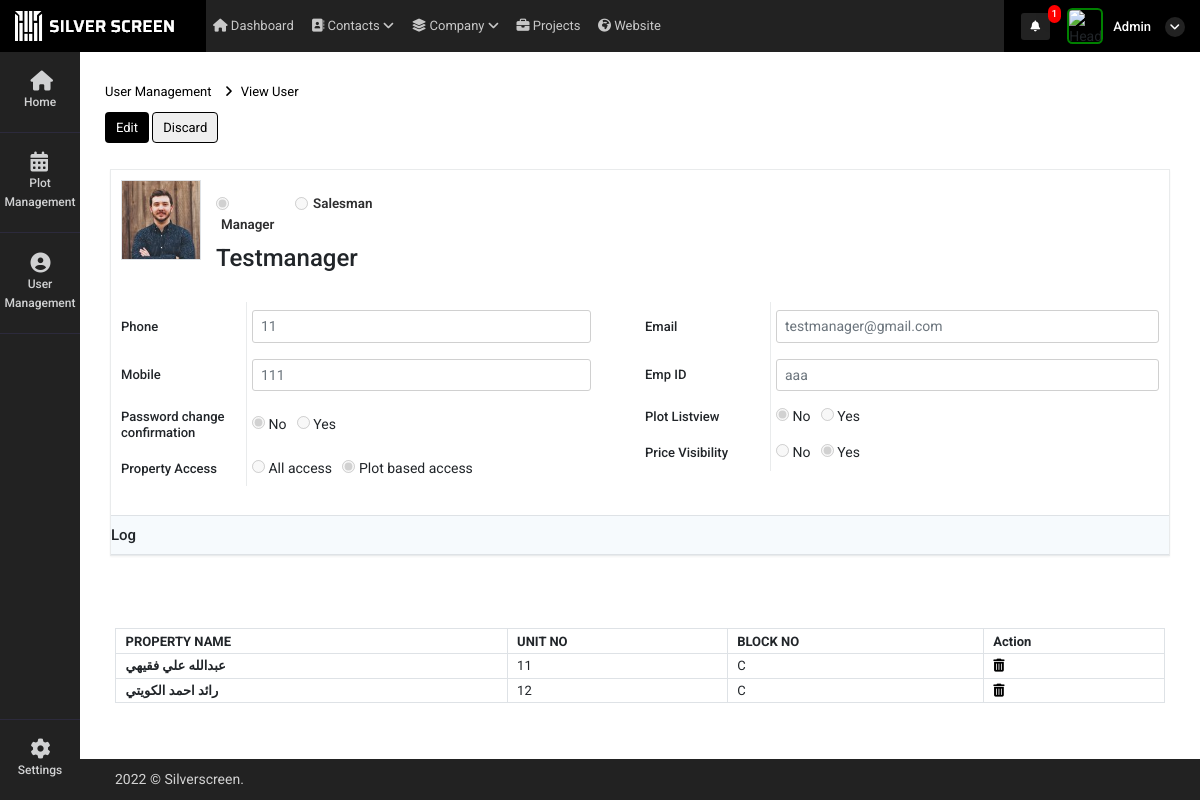
/user_edit?id=45 (signed in), run on an earlier commit of the app's database.
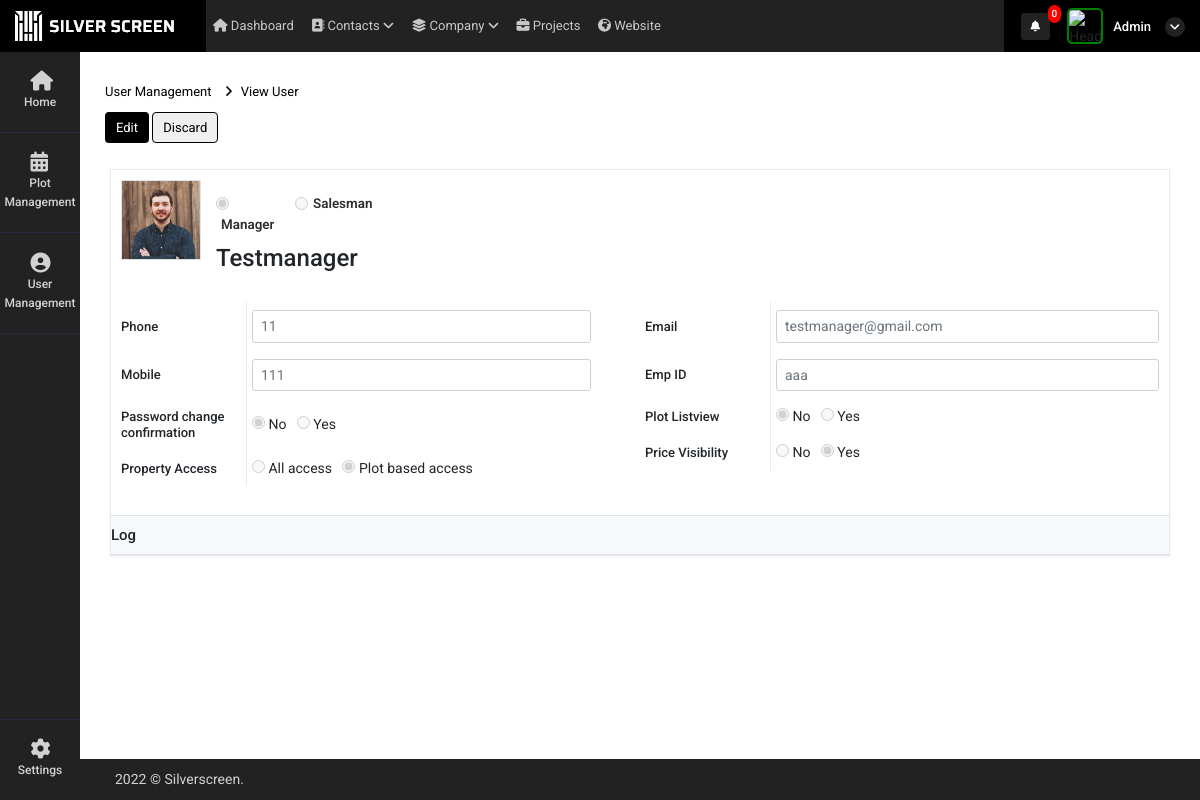
And on a later commit of the database.
### super_admin/models.py (models this page shows, shortened)
class common(models.Model):  # COMM0N
    dt = models.DateField(auto_now=True)
    tm = models.TimeField(auto_now=True)
    updated = models.DateTimeField(default=timezone.now)
    status = models.CharField(max_length=255, null=True)
    class Meta:
        abstract = True

class user_access_property_mapping(common):
    auth_user = models.ForeignKey(User,on_delete=models.CASCADE,related_name="user_access_property_mapping_auth_id", null=True)
    mapping_id = models.ForeignKey(user_Details,on_delete=models.CASCADE,related_name="user_access_property_mapping_id", null=True)
    property_mapping_id  = models.ForeignKey(intractive_map,on_delete=models.CASCADE,related_name="user_access_property_mapping_property_id", null=True)

class intractive_map(models.Model):
    Name = models.CharField(max_length=255, null=True)
    Phoneno = models.CharField(max_length=255, null=True)
    UnitNo = models.IntegerField(null=True)
    UnitNo_primary = models.IntegerField(null=True)
    BlockNo = models.CharField(max_length=255, null=True)
    UnitArea = models.FloatField(max_length=255, null=True)
    LandArea = models.FloatField(max_length=255, null=True)
    UType = models.CharField(max_length=255, null=True)
    Price = models.FloatField(blank=True, null=True)
    Bank = models.CharField(max_length=255,null=True)
    Status = models.CharField(max_length=255,null=True)
    dt = models.DateField(auto_now_add=True)
    tm = models.TimeField(auto_now_add=True)
    current_status = models.CharField(max_length=255,null=True)
    attached_file = models.FileField(upload_to="property_image",null=True)
    currency = models.CharField(max_length=255,null=True,default="SAR")
    Price_currency = models.CharField(max_length=255,null=True)

### super_admin/views.py (the view)
# urls.py: path('user_edit',views.user_edit,name='user_edit'),
def user_edit(request):
    id = request.GET.get("id",False)
    data = user_Details.objects.get(id=id)
    user_property = user_access_property_mapping.objects.filter(mapping_id_id=id)
    all_manger = user_Details.objects.filter(user_type="manager")
    user_manger = ''
    try:
        user_manger = user_manger_mapping.objects.get(user_id_id=id)
    except:
        pass
    log_data = user_log.objects.filter(user_mapping_id_id=id).order_by('-id')
    context = {
        'data':data,
        'all_manger':all_manger,
        'user_manger':user_manger,
        'user_property':user_property,
        'log_data':log_data
    }
    return render(request,'super_admin/user_edit.html',context)

### super_admin/templatetags/notification.py (called while the page is built, shortened)
@register.filter(name='get_notifications')
def get_notifications(value,args):
    user_dat = User.objects.get(id=value.id)
    st = user_dat.is_superuser
    data_count = ''
    if st == True:
        data_count = user_request_plot.objects.filter(read_status=0).count()
    return data_count

@register.filter(name='get_loginUsernameImage')
def get_loginUsernameImage(value,args):
    user_dat = User.objects.get(id=value.id)
    st = user_dat.is_superuser
    image_url = ''
    if st == True:
        image_url = 'http://10.10.10.119:8000/static/adminicon.jpg'
    else:
        user_data = user_Details.objects.get(auth_user=value.id)
        if user_data.atatchment == '':
            image_url = 'http://10.10.10.119:8000/static/adminicon.jpg'
        else:
            image_url ='../media/'+str(user_data.atatchment)
    return image_url

@register.filter(name='get_user_type')
def get_user_type(value,args):
    user_dat = User.objects.get(id=value.id)
    st = user_dat.is_superuser
    if st == True:
        return False

### super_admin/templates/super_admin/user_edit.html (shortened to what the changed rows need)
{% extends "super_admin/base.html" %}
{% load static %}
{% block content %}
<div class="container-fluid mt-4">
    <div class="row pay-main view">
        {% if data.property_access == 'plot_based' %}
        {% if user_property %}
        <div class="container-fluid mt-4">
            <table class="table table-bordered" border="3">
                <thead>
                  <tr>
                    <th scope="col">PROPERTY NAME</th>
                    <th scope="col">	UNIT NO</th>
                    <th scope="col">BLOCK NO</th>
                    <th scope="col">Action</th>
                  </tr>
                </thead>
                <tbody>
                {% for j in user_property %}
                  <tr>
                    <th scope="row">{{j.property_mapping_id.Name}}</th>
                    <td>{{j.property_mapping_id.UnitNo}}</td>
                    <td>{{j.property_mapping_id.BlockNo}}</td>
                    <td>
                    <a href="delete_property_based_access_action?id={{j.id}}"><i style="color: black" class="fa fa-trash" aria-hidden="true"></i></a>
                    </td>
                  </tr>
                {% endfor %}
                </tbody>
            </table>
            <br>
            <br>
            <br>
        </div>
        {% endif %}
        {% endif %}
    </div>
</div>
        {% endblock %}

### super_admin/templates/super_admin/base.html (shortened to what the changed rows need)
<!doctype html>
<html lang="en">
    {% load static %}
    {% load notification %}
<head>
    <link rel="stylesheet" href="{% static 'admin/css/morris.css' %}">
    <link href="{% static 'admin/css/bootstrap.min.css' %}" rel="stylesheet" type="text/css" />
    <link href="{% static 'admin/css/icons.css' %}" rel="stylesheet" type="text/css" />
    <link href="{% static 'admin/css/style.css' %}" rel="stylesheet" type="text/css" />
</head>
<body class="">
    <div id="wrapper">
        <div class="content-page">
            <div class="topbar">
                <div class="navbar-header">
                    <div class="d-flex align-items-center icns">
                        <div class="dropdown topbar-head-dropdown ms-1 header-item">
                            <a href="view_all_activity">
                                <i class="fas fa-bell fs-icn">
                                    <span
                                        class="position-absolute topbar-badge fs-9 translate-middle badge rounded-pill bg-red">{{ request.user|get_notifications:"sss" }}</span></i>
                                    </a>
                        </div>
                        <div class="dropdown header-item topbar-user king button-drpdown">
                            <span class="d-flex align-items-center drpdown-toggle">
                                <span class="text-start ms-xl-2">
                                    <span class="d-none d-xl-inline-block ms-1 fw-medium user-name-text">  {{request.user.username|title}}</span>
                                    <i class="pro-icn fa fa-angle-down"></i>
                                </span>
                            </span>
                        </div>
                    </div>
                </div>
            </div>
            <div class="content">
                {% block content %}
                {% endblock %}
            </div>
        </div>
    </div>
</body>
</html>

What changed in the data, as far as the page shows it:
removed user_access_property_mapping: property_mapping_id.Name "عبدالله علي فقيهي", property_mapping_id.UnitNo "11", property_mapping_id.BlockNo "C"
removed user_access_property_mapping: property_mapping_id.Name "رائد احمد الكويتي", property_mapping_id.UnitNo "12", property_mapping_id.BlockNo "C"
Also different on the page:
{{ request.user|get_notifications:"sss" }}: "1" → "0"
text no longer shown: "PROPERTY NAME UNIT NO BLOCK NO Action"
